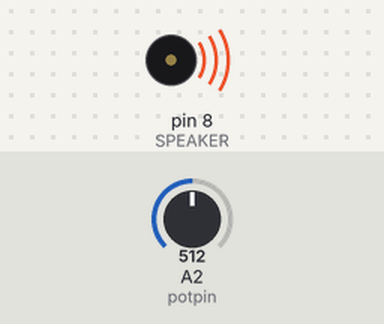
Recording of a sketch running on a simulated Arduino Uno, built with avr-gcc and run on an emulated ATmega328P. Shown: buzzer (waves = sounding). The inputs (shaded band) are chosen by the test bench; at power-on: A2 (potpin) = 512. What the sketch prints to the serial monitor is not drawn.

Above: at 0.05 s.
Timing chart, 0 to 3.0 s (numbered marks = the images above):
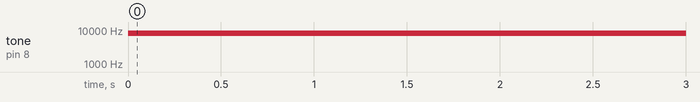

Measured:
- by itself, tone on pin 8 (SPEAKER): silent → 8023 Hz at 0.00 s

The sketch:

knob_speaker.ino
```cpp
/*
  knob_speaker

  simply change the sound according to the knob
  pin A2-knob
  pin D8-Speaker

  modified 25 JAN 2016 for CU Robot Class
  by Chawanan Inkumnoi

 █████╗ ██╗   ██╗████████╗ ██████╗ ███████╗ █████╗ ██╗   ██╗███████╗
██╔══██╗██║   ██║╚══██╔══╝██╔═══██╗██╔════╝██╔══██╗██║   ██║██╔════╝
███████║██║   ██║   ██║   ██║   ██║███████╗███████║██║   ██║█████╗
██╔══██║██║   ██║   ██║   ██║   ██║╚════██║██╔══██║╚██╗ ██╔╝██╔══╝
██║  ██║╚██████╔╝   ██║   ╚██████╔╝███████║██║  ██║ ╚████╔╝ ███████╗
╚═╝  ╚═╝ ╚═════╝    ╚═╝    ╚═════╝ ╚══════╝╚═╝  ╚═╝  ╚═══╝  ╚══════╝


*/
#define SPEAKER 8
int potpin = 2;  // analog pin used to connect the potentiometer
int val=0;

void setup() {
   Serial.begin(9600);
}

void loop() {
  val = analogRead(potpin);            // reads the value of the potentiometer (value between 0 and 1023)
  val = map(val, 0,1023,31,16000);    // map value normalize from 0 -1023 to 31 to 16000
  Serial.println(val);                // print value
  tone(SPEAKER, val, 100);
  delay(100);
}
```
